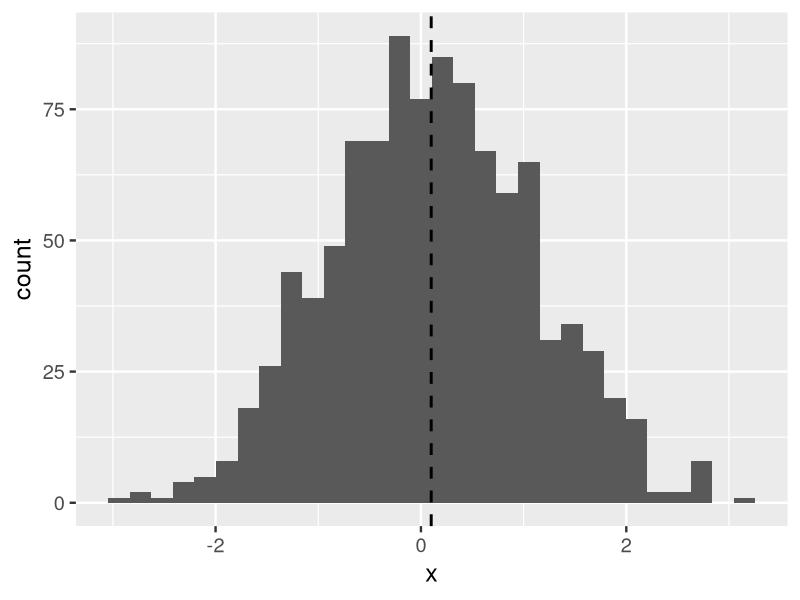
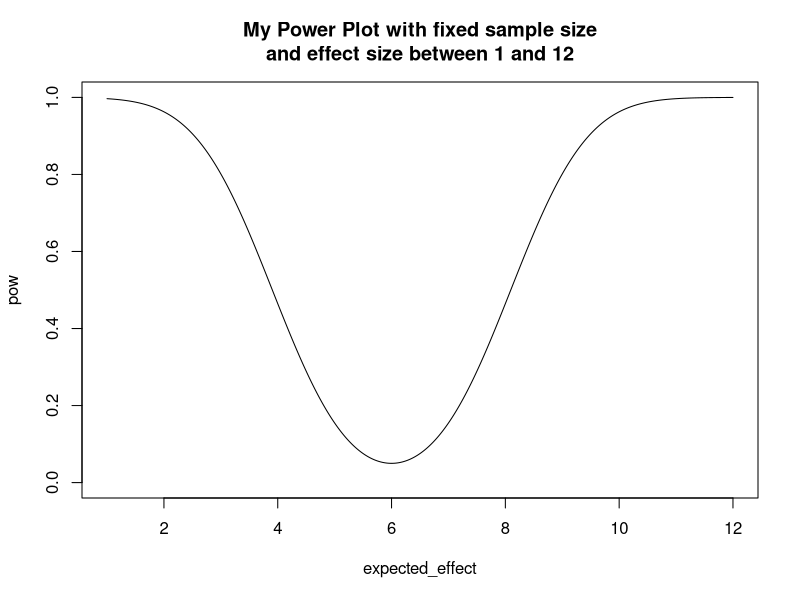

Generate these figures, in order, with R:
## ---- chunk 1
options(htmltools.dir.version = FALSE)
knitr::opts_chunk$set(echo = FALSE, message = FALSE, fig.align = 'center', dev = 'svg', fig.height = 4)
library(tidyverse)
ggplot2::theme_set(theme_gray(base_size = 18))
## ---- chunk 2
ggplot(data = data_frame(x = rnorm(1000, 0.1, 1))) +
  geom_histogram(mapping = aes(x = x)) +
  geom_vline(xintercept = 0.1, linetype = "dashed", size = 1)
## ---- chunk 3
set.seed(123)
t.test(rnorm(6, 0.1, 1))
## ---- chunk 4
set.seed(123)
t.test(rnorm(60, 0.1, 1))
## ---- chunk 5
set.seed(123)
t.test(rnorm(600, 0.1, 1))
## ---- chunk 6
#' @param theta alternative hypothesis
#' @param mu null hypothesis
#' @param var variance
#' @param n population or sample size
#' @param alpha significance level 
power <- function(theta, mu, var, n, alpha = 0.05) {
  # upper and lower critical values
  crit_lo <- qnorm(alpha / 2, mu, sqrt(var / n)) 
  crit_up <- qnorm(1 - alpha / 2, mu, sqrt(var / n))
  # probability of obtaining more extreme values than critical values under
  # alternative hypothesis
  pr_up <- pnorm(crit_up, theta, sd = sqrt(var / n), lower.tail = FALSE)
  pr_lo <- pnorm(crit_lo, theta, sd = sqrt(var / n))
  # sum up both tails
  pr_lo + pr_up
}
## ---- chunk 7
power(theta = 9, mu = 6, var = 16, n = 14)
## ---- chunk 8
expected_effect <- seq(1, 12, by = 0.01)
pow <- power(expected_effect, mu = 6, var = 16, n = 14)
plot(expected_effect, pow, type = "l", ylim = c(0, 1), main = "My Power Plot with fixed sample size\nand effect size between 1 and 12")
## ---- chunk 9
groupmeans <- c(120, 130, 140, 150)
power.anova.test(groups = length(groupmeans),
                 between.var = var(groupmeans),
                 within.var = 200, 
                 power = .8) 
